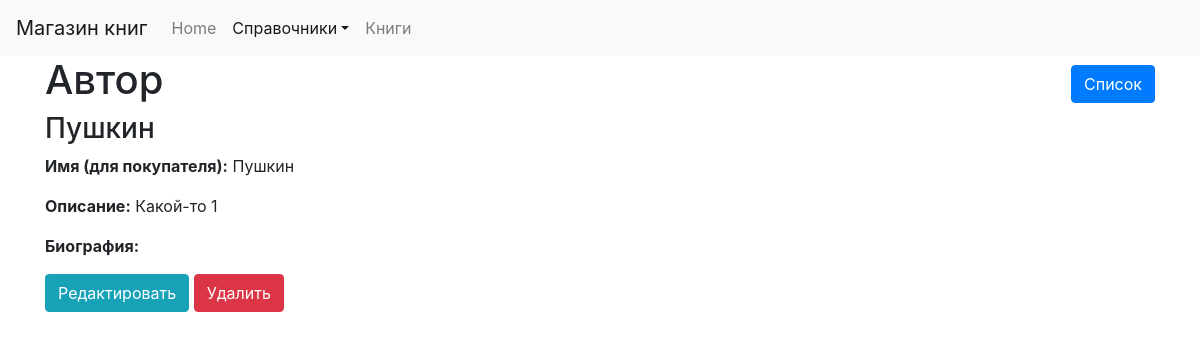
Before: /ref/author/3/ with the older database file.
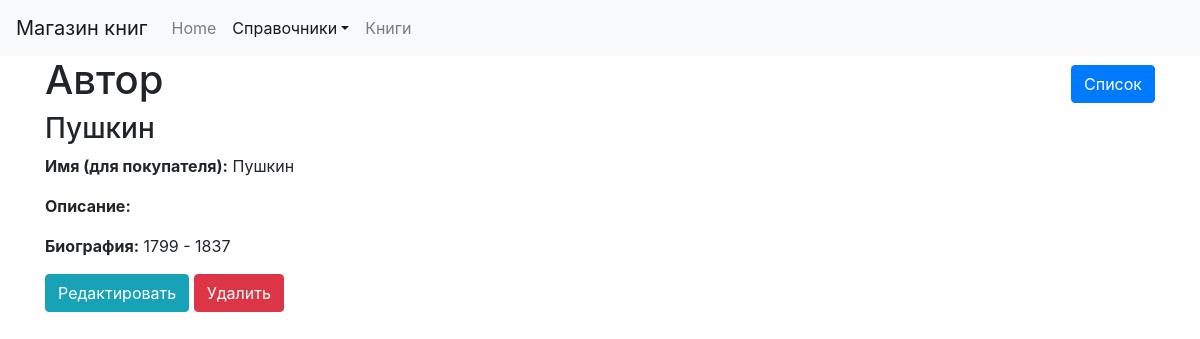
After: the same page with the newer database file.
### dimensionsapp/models.py (models this page shows, shortened)
class Dimension(models.Model):
    name = models.CharField("Наименование", max_length=50, unique=True)
    description = models.TextField("Описание", blank=True, )
    class Meta:
        abstract = True
        ordering = ['name']

class Author(Dimension):
    biography = models.TextField("Биография", blank=True, )
    namePublic = models.CharField("Имя (для покупателя)", max_length=100)
    @classmethod
    def get_list_url(cls):
        return reverse_lazy('author_list')
    def get_update_url(self):
        return reverse_lazy('author_update', args=[self.pk])
    def get_delete_url(self):
        return reverse_lazy('author_delete', args=[self.pk])
    class Meta(Dimension.Meta):
        verbose_name = 'автор'
        verbose_name_plural = 'авторы'

### dimensionsapp/views.py (the view)
# urls.py: path('author/<int:pk>/', AuthorDetailView.as_view(), name='author_detail'),
class AuthorDetailView(DetailView):
    model = Author

### dimensionsapp/templates/dimensionsapp/author_detail.html (shortened to what this page needs)
{% extends 'dimension_detail.html' %}
{% block page_name %}
         Автор
      {% endblock %}
{% block dimension %}
    <h3>{{ object.name }}</h3>
    <p><strong>Имя (для покупателя):</strong> {{ object.namePublic }}</p>
    <p><strong>Описание:</strong> {{ object.description }}</p>
    <p><strong>Биография:</strong> {{ object.biography }}</p>
{% endblock %}

### templates/dimension_detail.html (shortened to what this page needs)
{% extends 'base.html' %}
{% block navbar %}
    {% include 'navbar.html' with active="dimension"%}
{% endblock %}
{% block body %}
    <div class="container">
        {% block page_title %}
          <div class="row align-items-center">
            <div class="col-auto">
              <h1>{% block page_name %}{% endblock %}</h1>
            </div>
            <div class="col text-right">
                {% block list %}
                    <a href="{% block list_ankor %}{{ object.get_list_url }}{% endblock %}" class="btn btn-primary my-1" >Список</a>
                    {% endblock %}
            </div>
          </div>
        {% endblock %}
        {% block dimension %}{% endblock %}
        {% block update %}
          <a href="{% block update_url %}{{ object.get_update_url }}{% endblock %}" class="btn btn-info">Редактировать</a>
        {% endblock %}
        {% block delete %}
          <a href="{% block delete_url %}{{ object.get_delete_url }}{% endblock %}" class="btn btn-danger">Удалить</a>
        {% endblock %}
    </div>
{% endblock body %}

### templates/base.html (shortened to what this page needs)
<!DOCTYPE html>
<html lang="en">
<head>
    <link rel="stylesheet" href="https://stackpath.bootstrapcdn.com/bootstrap/4.3.1/css/bootstrap.min.css">
    <link rel="stylesheet" href="https://use.fontawesome.com/releases/v5.8.1/css/all.css">
</head>
<body>
    {% block navbar %}{% endblock %}
    {% block body %}
    {% endblock %}
</body>
</html>

### templates/navbar.html (shortened to what this page needs)
<header class="navbar navbar-expand-lg navbar-light bg-light" >
  <a class="navbar-brand" href="#">Магазин книг</a>
  <div class="collapse navbar-collapse" id="navbarSupportedContent">
    <ul class="navbar-nav mr-auto">
      <li class="nav-item {% if active == 'main' %}active{% endif %}">
        <a class="nav-link" href="{% url 'main-page' %}">Home <span class="sr-only">(current)</span></a>
      </li>
      <li class="nav-item dropdown {% if active == 'dimension' %}active{% endif %}">
        <a class="nav-link dropdown-toggle" href="{% url 'dimensions_list' %}" id="navbarDropdown" role="button" data-toggle="dropdown"  aria-haspopup="true" aria-expanded="false">Справочники</a>
      </li>
      <li class="nav-item {% if active == 'book' %}active{% endif %}">
        <a class="nav-link" href="{% url 'book_list' %}">Книги</a>
      </li>
    </ul>
  </div>
</header>

Changed rows visible on the page:
changed Author "Пушкин": biography (not shown) → "1799 - 1837"; description "Какой-то 1" → (not shown)
